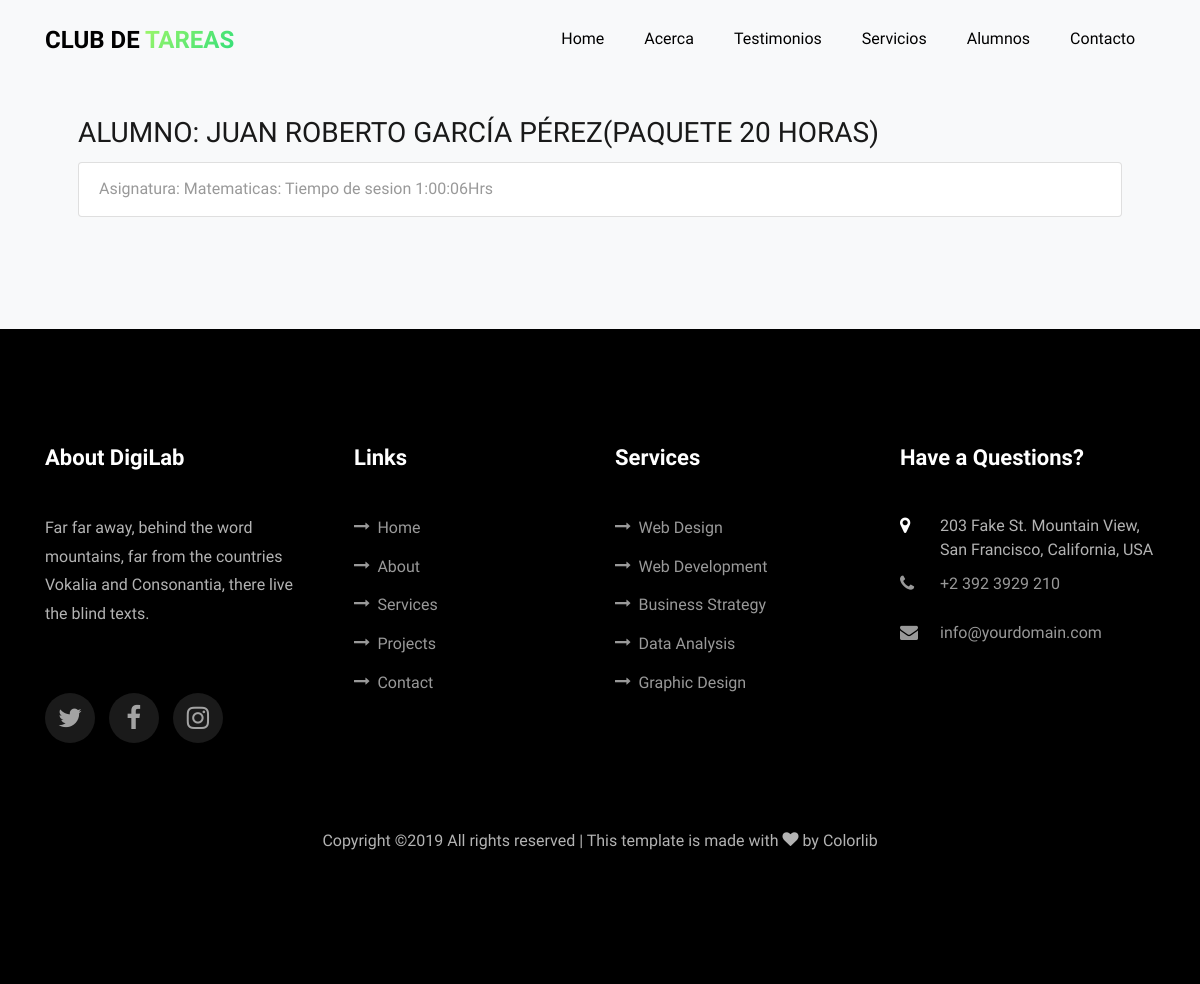
The page /alumnos/paquetes/clases/68f47ca7-d247-4400-9f99-bdb701c66bbe/34e36bdc-2071-4bf1-8668-c55a4bf580be/ on the database as committed earlier.
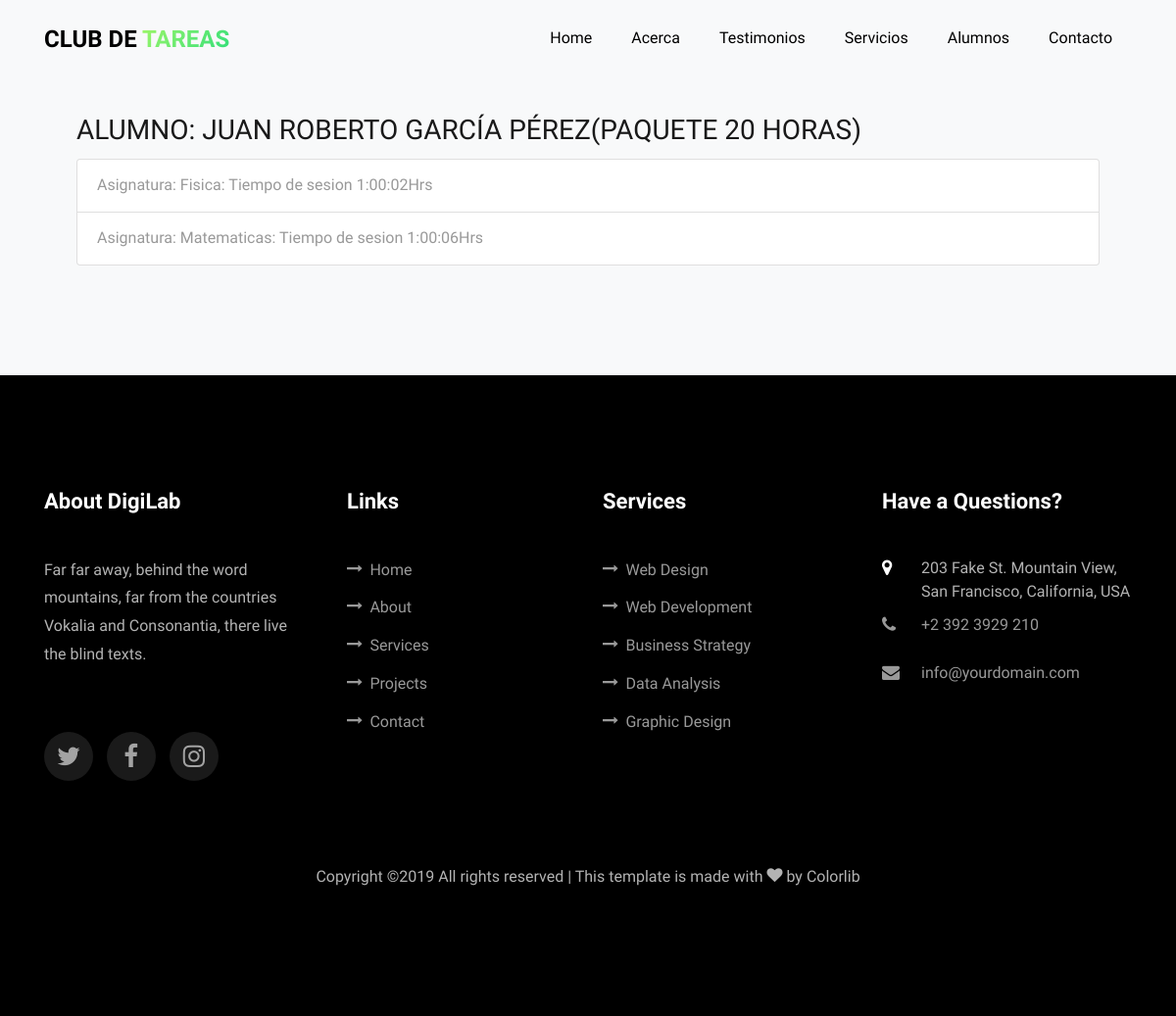
The same page on the database as committed later.
### app/models.py (models this page shows, shortened)
class Alumno(models.Model):
    id = models.UUIDField(primary_key=True, default=uuid.uuid4, help_text="id del Alumno")
    nombre =  models.CharField(max_length=100)
    apellido = models.CharField(max_length=100)
    NIVEL_STATUS = (
         ('k','Kinder'),
         ('p','Primaria'),
         ('s','Secundaria'),
         ('b','bachillerato'),
         ('u','universidad'))
    nivel_academico = models.CharField(max_length=1,choices=NIVEL_STATUS,blank=True,help_text='Elige el nivel académico del alumno')

class Paquete_Inscrito(models.Model):
     id = models.UUIDField(primary_key=True, default=uuid.uuid4, help_text="id del Paquete")
     alumno = models.ForeignKey('Alumno',on_delete=models.CASCADE,null=True)
     fecha_de_inscripcion = models.DateField(null=True,blank=True)
     horas_consumidas = models.DurationField(default=datetime.timedelta(days=0,hours=0,minutes=0))
     ESTADO_STATUS =(
     (True,'Activo'),
     (False,'Finalizado')
     )
     tipo_de_paquete = models.ForeignKey('Tipo_de_Paquete', on_delete=models.SET_NULL, null=True,help_text='Elige el tipo de paquete del alumno')
     status = models.BooleanField(default=True,choices=ESTADO_STATUS,blank=True,help_text="Elige el estado del paquete")
     class Meta:
         verbose_name = ("Paquete Inscrito")
         verbose_name_plural = ("Paquetes Inscritos")
         ordering = ['alumno__nombre']

class Tipo_de_Paquete(models.Model):
    horas = models.IntegerField(default=1)
    class Meta:
        verbose_name = ("Tipo de Paquete")
        verbose_name_plural = ("Tipos de Paquetes")
    def __str__(self):
        return f'{self.horas} Horas'

class Sesion(models.Model):
    paquete_inscrito = models.ForeignKey('Paquete_Inscrito',related_name="sesiones",on_delete=models.CASCADE,null=True)
    asignatura = models.CharField(max_length=100)
    tiempo_de_inicio = models.DateTimeField(null=True,blank=True)
    tiempo_de_salida = models.DateTimeField(null=True,blank=True)
    observaciones = models.CharField(max_length=200,null=True,blank=True)
    def _get_tiempo_de_sesion(self):
        if self.tiempo_de_salida == None:
            return None
        return self.tiempo_de_salida - self.tiempo_de_inicio
    tiempo_de_sesion = property(_get_tiempo_de_sesion)
    class Meta:
        verbose_name = ("Sesion")
        verbose_name_plural = ("Sesiones")
        ordering = ['-tiempo_de_inicio']

### app/views.py (the view)
# urls.py: path('alumnos/paquetes/clases/<slug:student_id>/<slug:paquete_id>/',views.clases,name='clases'),
def clases(request,student_id,paquete_id):
    student = Alumno.objects.all().get(id=student_id)
    paquete  = Paquete_Inscrito.objects.all().get(id=paquete_id)
    clases = []
    for clase in paquete.sesiones.all() :
        clases.append(clase)
    context = {
        'student':student,
        'clases': clases,
        'paquete':paquete
         }
    return render(request,'app/clases.html',context)

### app/templates/app/clases.html
{% extends 'app/base.html' %}
{% load static %}
{% block content %}
<section class="ftco-section ftco-project bg-light" id="projects-section">
  <div class="container px-md-5">
   <h3 style="text-transform: uppercase">Alumno:  {{ student.nombre }} {{ student.apellido }}(Paquete {{ paquete.tipo_de_paquete }})</h3>
   <ul class="list-group">
     {% for clase in clases %}
     <li class="list-group-item">Asignatura: {{ clase.asignatura }}: Tiempo de sesion {{ clase.tiempo_de_sesion}}Hrs</li>
     {% endfor%}
   </ul>
  </div>
</section>
{% endblock content  %}

### app/templates/app/base.html (shortened to what this page needs)
{% load static %}
<!DOCTYPE html>
<html lang="en">
  <head>
    <link rel="stylesheet" href="{% static 'app/css/open-iconic-bootstrap.min.css'%}">
    <link rel="stylesheet" href="{% static 'app/css/animate.css'%}">
    <link rel="stylesheet" href="{% static 'app/css/owl.carousel.min.css'%}">
    <link rel="stylesheet" href="{% static 'app/css/owl.theme.default.min.css'%}">
    <link rel="stylesheet" href="{% static 'app/css/magnific-popup.css'%}">
    <link rel="stylesheet" href="{% static 'app/css/aos.css'%}">
    <link rel="stylesheet" href="{% static 'app/css/ionicons.min.css'%}">
    <link rel="stylesheet" href="{% static 'app/css/flaticon.css' %}">
    <link rel="stylesheet" href="{% static 'app/css/icomoon.css' %}">
    <link rel="stylesheet" href="https://stackpath.bootstrapcdn.com/font-awesome/4.7.0/css/font-awesome.min.css">
    <link rel="stylesheet" href="{% static 'app/css/style.css' %}">
  </head>
  <body data-spy="scroll" data-target=".site-navbar-target" data-offset="300">
  <nav class="navbar navbar-expand-lg navbar-dark ftco_navbar bg-dark ftco-navbar-light site-navbar-target" id="ftco-navbar">
	    <div class="container">
	      <a class="navbar-brand" href="index.html">Club de <span>Tareas</span></a>
	      <div class="collapse navbar-collapse" id="ftco-nav">
	        <ul class="navbar-nav nav ml-auto">
	          <li class="nav-item"><a href="{% url 'app:home' %}" class="nav-link"><span>Home</span></a></li>
	          <li class="nav-item"><a href="{% url 'app:about' %}"  class="nav-link"><span>Acerca</span></a></li>
	          <li class="nav-item"><a href="{% url 'app:testimony' %}"  class="nav-link"><span>Testimonios</span></a></li>
	          <li class="nav-item"><a href="{% url 'app:services' %}" class="nav-link"><span>Servicios</span></a></li>
	          <li class="nav-item"><a href="{% url 'app:alumnos' %}"  class="nav-link"><span>Alumnos</span></a></li>
	          <li class="nav-item"><a href="{% url 'app:contact' %}"  class="nav-link"><span>Contacto</span></a></li>
	        </ul>
	      </div>
	    </div>
	  </nav>
    {% block content %}{% endblock %}
    <footer class="ftco-footer ftco-section">
      <div class="container">
        <div class="row mb-5">
          <div class="col-md">
            <div class="ftco-footer-widget mb-4">
              <h2 class="ftco-heading-2">About DigiLab</h2>
              <p>Far far away, behind the word mountains, far from the countries Vokalia and Consonantia, there live the blind texts.</p>
              <ul class="ftco-footer-social list-unstyled float-md-left float-lft mt-5">
                <li class="ftco-animate"><a href="#"><span class="icon-twitter"></span></a></li>
                <li class="ftco-animate"><a href="#"><span class="icon-facebook"></span></a></li>
                <li class="ftco-animate"><a href="#"><span class="icon-instagram"></span></a></li>
              </ul>
            </div>
          </div>
          <div class="col-md">
            <div class="ftco-footer-widget mb-4 ml-md-4">
              <h2 class="ftco-heading-2">Links</h2>
              <ul class="list-unstyled">
                <li><a href="#"><span class="icon-long-arrow-right mr-2"></span>Home</a></li>
                <li><a href="#"><span class="icon-long-arrow-right mr-2"></span>About</a></li>
                <li><a href="#"><span class="icon-long-arrow-right mr-2"></span>Services</a></li>
                <li><a href="#"><span class="icon-long-arrow-right mr-2"></span>Projects</a></li>
                <li><a href="#"><span class="icon-long-arrow-right mr-2"></span>Contact</a></li>
              </ul>
            </div>
          </div>
          <div class="col-md">
             <div class="ftco-footer-widget mb-4">
              <h2 class="ftco-heading-2">Services</h2>
              <ul class="list-unstyled">
                <li><a href="#"><span class="icon-long-arrow-right mr-2"></span>Web Design</a></li>
                <li><a href="#"><span class="icon-long-arrow-right mr-2"></span>Web Development</a></li>
                <li><a href="#"><span class="icon-long-arrow-right mr-2"></span>Business Strategy</a></li>
                <li><a href="#"><span class="icon-long-arrow-right mr-2"></span>Data Analysis</a></li>
                <li><a href="#"><span class="icon-long-arrow-right mr-2"></span>Graphic Design</a></li>
              </ul>
            </div>
          </div>
          <div class="col-md">
            <div class="ftco-footer-widget mb-4">
            	<h2 class="ftco-heading-2">Have a Questions?</h2>
            	<div class="block-23 mb-3">
	              <ul>
	                <li><span class="icon icon-map-marker"></span><span class="text">203 Fake St. Mountain View, San Francisco, California, USA</span></li>
	                <li><a href="#"><span class="icon icon-phone"></span><span class="text">+2 392 3929 210</span></a></li>
	                <li><a href="#"><span class="icon icon-envelope"></span><span class="text">info@yourdomain.com</span></a></li>
	              </ul>
	            </div>
            </div>
          </div>
        </div>
        <div class="row">
          <div class="col-md-12 text-center">
            <p>
  Copyright &copy;<script>document.write(new Date().getFullYear());</script> All rights reserved | This template is made with <i class="icon-heart color-danger" aria-hidden="true"></i> by <a href="https://colorlib.com" target="_blank">Colorlib</a>
  </p>
          </div>
        </div>
      </div>
    </footer>
  </body>
</html>

### app/static/app/css/icomoon.css (style rules this page uses)
[class^="icon-"], [class*=" icon-"] { font-family: 'icomoon' !important; speak: none; font-style: normal; font-weight: normal; font-variant: normal; text-transform: none; line-height: 1; -webkit-font-smoothing: antialiased; -moz-osx-font-smoothing: grayscale; }
.icon-heart:before { content: "\f004"; }
.icon-map-marker:before { content: "\f041"; }
.icon-phone:before { content: "\f095"; }
.icon-twitter:before { content: "\f099"; }
.icon-facebook:before { content: "\f09a"; }
.icon-envelope:before { content: "\f0e0"; }
.icon-instagram:before { content: "\f16d"; }
.icon-long-arrow-right:before { content: "\f178"; }

Rows that differ between the two databases and show on the page:
added Sesion: asignatura "Fisica", tiempo_de_sesion "1:00:02"
